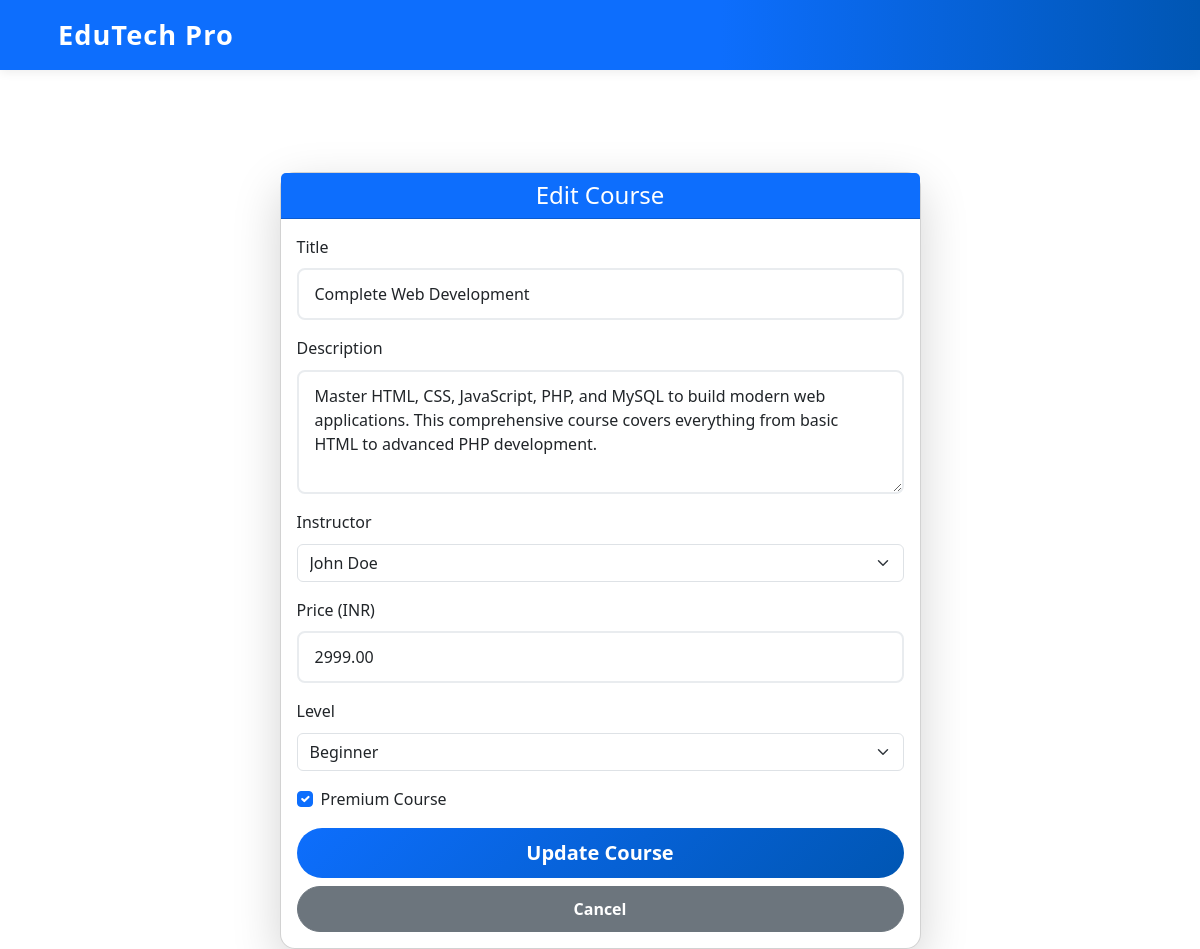
Page /admin/course_edit.php?id=1 (signed in) on the committed database.
### tables this page shows
CREATE TABLE IF NOT EXISTS `courses` (
    `id` INT AUTO_INCREMENT PRIMARY KEY,
    `title` VARCHAR(200) NOT NULL,
    `description` TEXT,
    `instructor_id` INT,
    `category` VARCHAR(100),
    `level` ENUM('beginner', 'intermediate', 'advanced') DEFAULT 'beginner',
    `price` DECIMAL(10,2) DEFAULT 0.00,
    `is_premium` BOOLEAN DEFAULT FALSE,
    `thumbnail` VARCHAR(255),
    `duration` INT DEFAULT 0,
    `total_lessons` INT DEFAULT 0,
    `total_students` INT DEFAULT 0,
    `rating` DECIMAL(3,2) DEFAULT 0.00,
    `status` ENUM('draft', 'published', 'archived') DEFAULT 'draft',
    `created_at` TIMESTAMP DEFAULT CURRENT_TIMESTAMP,
    `updated_at` TIMESTAMP DEFAULT CURRENT_TIMESTAMP ON UPDATE CURRENT_TIMESTAMP,
    FOREIGN KEY (`instructor_id`) REFERENCES `users`(`id`) ON DELETE SET NULL
);

CREATE TABLE IF NOT EXISTS `users` (
    `id` INT AUTO_INCREMENT PRIMARY KEY,
    `google_id` VARCHAR(255) UNIQUE,
    `username` VARCHAR(50) UNIQUE,
    `email` VARCHAR(100) UNIQUE NOT NULL,
    `password` VARCHAR(255),
    `full_name` VARCHAR(100) NOT NULL,
    `role` ENUM('admin', 'teacher', 'student') NOT NULL,
    `profile_image` VARCHAR(255),
    `phone` VARCHAR(20),
    `address` TEXT,
    `status` ENUM('active', 'inactive', 'pending') DEFAULT 'active',
    `created_at` TIMESTAMP DEFAULT CURRENT_TIMESTAMP,
    `updated_at` TIMESTAMP DEFAULT CURRENT_TIMESTAMP ON UPDATE CURRENT_TIMESTAMP
);

### admin/course_edit.php (the view, shortened to what this page needs)
<?php
require_once '../config/database.php';
$course_id = $_GET['id'];
$stmt = $pdo->prepare("SELECT id, full_name FROM users WHERE role = 'teacher' ORDER BY full_name ASC");
$stmt->execute();
$teachers = $stmt->fetchAll();
$stmt = $pdo->prepare('SELECT * FROM courses WHERE id = ?');
$stmt->execute([$course_id]);
$course = $stmt->fetch();
?>
<!DOCTYPE html>
<html lang="en">
<head>
    <link href="https://cdn.jsdelivr.net/npm/bootstrap@5.3.0/dist/css/bootstrap.min.css" rel="stylesheet">
    <link href="../assets/css/style.css" rel="stylesheet">
</head>
<body>
    <nav class="navbar navbar-expand-lg navbar-dark bg-primary fixed-top">
        <div class="container">
            <a class="navbar-brand fw-bold" href="dashboard.php">
                EduTech Pro
            </a>
        </div>
    </nav>
    <div class="container mt-5 pt-5">
        <div class="row justify-content-center">
            <div class="col-lg-7">
                <div class="card shadow-lg">
                    <div class="card-header bg-primary text-white text-center">
                        <h4 class="mb-0">Edit Course</h4>
                    </div>
                    <div class="card-body">
                        <form method="POST" autocomplete="off">
                            <div class="mb-3">
                                <label class="form-label">Title</label>
                                <input type="text" name="title" class="form-control" value="<?php echo htmlspecialchars($course['title']); ?>" required>
                            </div>
                            <div class="mb-3">
                                <label class="form-label">Description</label>
                                <textarea name="description" class="form-control" rows="4" required><?php echo htmlspecialchars($course['description']); ?></textarea>
                            </div>
                            <div class="mb-3">
                                <label class="form-label">Instructor</label>
                                <select name="instructor_id" class="form-select" required>
                                    <?php foreach ($teachers as $teacher): ?>
                                        <option value="<?php echo $teacher['id']; ?>" <?php if ($teacher['id'] == $course['instructor_id']) echo 'selected'; ?>><?php echo htmlspecialchars($teacher['full_name']); ?></option>
                                    <?php endforeach; ?>
                                </select>
                            </div>
                            <div class="mb-3">
                                <label class="form-label">Price (INR)</label>
                                <input type="number" name="price" class="form-control" min="0" step="0.01" value="<?php echo htmlspecialchars($course['price']); ?>" required>
                            </div>
                            <div class="mb-3">
                                <label class="form-label">Level</label>
                                <select name="level" class="form-select" required>
                                    <option value="beginner" <?php if ($course['level'] == 'beginner') echo 'selected'; ?>>Beginner</option>
                                </select>
                            </div>
                            <div class="form-check mb-3">
                                <input class="form-check-input" type="checkbox" name="is_premium" id="is_premium" value="1" <?php if ($course['is_premium']) echo 'checked'; ?>>
                                <label class="form-check-label" for="is_premium">Premium Course</label>
                            </div>
                            <div class="d-grid gap-2">
                                <button type="submit" class="btn btn-primary btn-lg">Update Course</button>
                                <a href="courses.php" class="btn btn-secondary">Cancel</a>
                            </div>
                        </form>
                    </div>
                </div>
            </div>
        </div>
    </div>
</body>
</html>

### assets/css/style.css (style rules this page uses)
:root { --primary-color: #0d6efd; --secondary-color: #6c757d; --success-color: #198754; --warning-color: #ffc107; --danger-color: #dc3545; --light-color: #f8f9fa; --dark-color: #212529; }
* { margin: 0; padding: 0; box-sizing: border-box; }
body { font-family: 'Segoe UI', Tahoma, Geneva, Verdana, sans-serif; line-height: 1.6; color: var(--dark-color); padding-top: 76px; }
.card { transition: transform 0.3s ease, box-shadow 0.3s ease; border-radius: 15px; }
.btn { border-radius: 25px; padding: 10px 25px; font-weight: 600; transition: all 0.3s ease; }
.btn-primary { background: linear-gradient(135deg, var(--primary-color), #0056b3); border: none; }
.navbar { background: linear-gradient(90deg, #0d6efd 60%, #0056b3 100%) !important; box-shadow: 0 2px 10px rgba(0,0,0,0.08); }
.navbar .navbar-brand { font-weight: 700; font-size: 1.7rem; color: #fff !important; letter-spacing: 1px; }
body { padding-top: 76px; }
.form-control { border-radius: 8px; border: 2px solid #e9ecef; padding: 0.75rem 1rem; transition: all 0.3s ease; }
.container-fluid, .row, main { margin-top: 0 !important; }

### rows in the picture
courses: title "Complete Web Development", description "Master HTML, CSS, JavaScript, PHP, and MySQL to build modern web applications. This comprehensive course covers everything from basic HTML to advanced PHP development.", instructor_id "John Doe", price "2999.00", level "Beginner", is_premium "☑"
